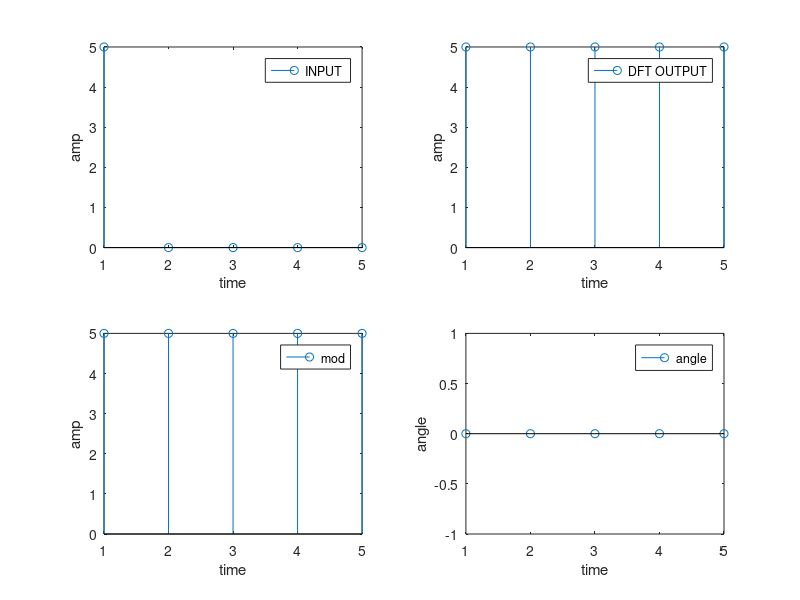

This chart was generated by the following MATLAB code:
clc
close all
clear all
xn=input('Enter the input signal');
N=input('wht pont DFT');
l=length(xn);

x=[xn zeros(1,(N-l))];
w=zeros(N,N);

w=exp((-1i*2*pi)/N);

for k=0:N-1
    for n=0:N-1
     
        w1(k+1,n+1)=w^(k*n);
       
   hold on;

    end
   
end
w1
y=w1*x';
subplot(2,2,1),stem(x);
xlabel('time');
ylabel('amp');
legend('INPUT');
subplot(2,2,2),stem(y);
xlabel('time');
ylabel('amp');
legend('DFT OUTPUT');
subplot(2,2,3),stem(abs(y));
xlabel('time');
ylabel('amp');
legend('mod');
subplot(2,2,4),stem(angle(y));
xlabel('time');
ylabel('angle');
legend('angle');
